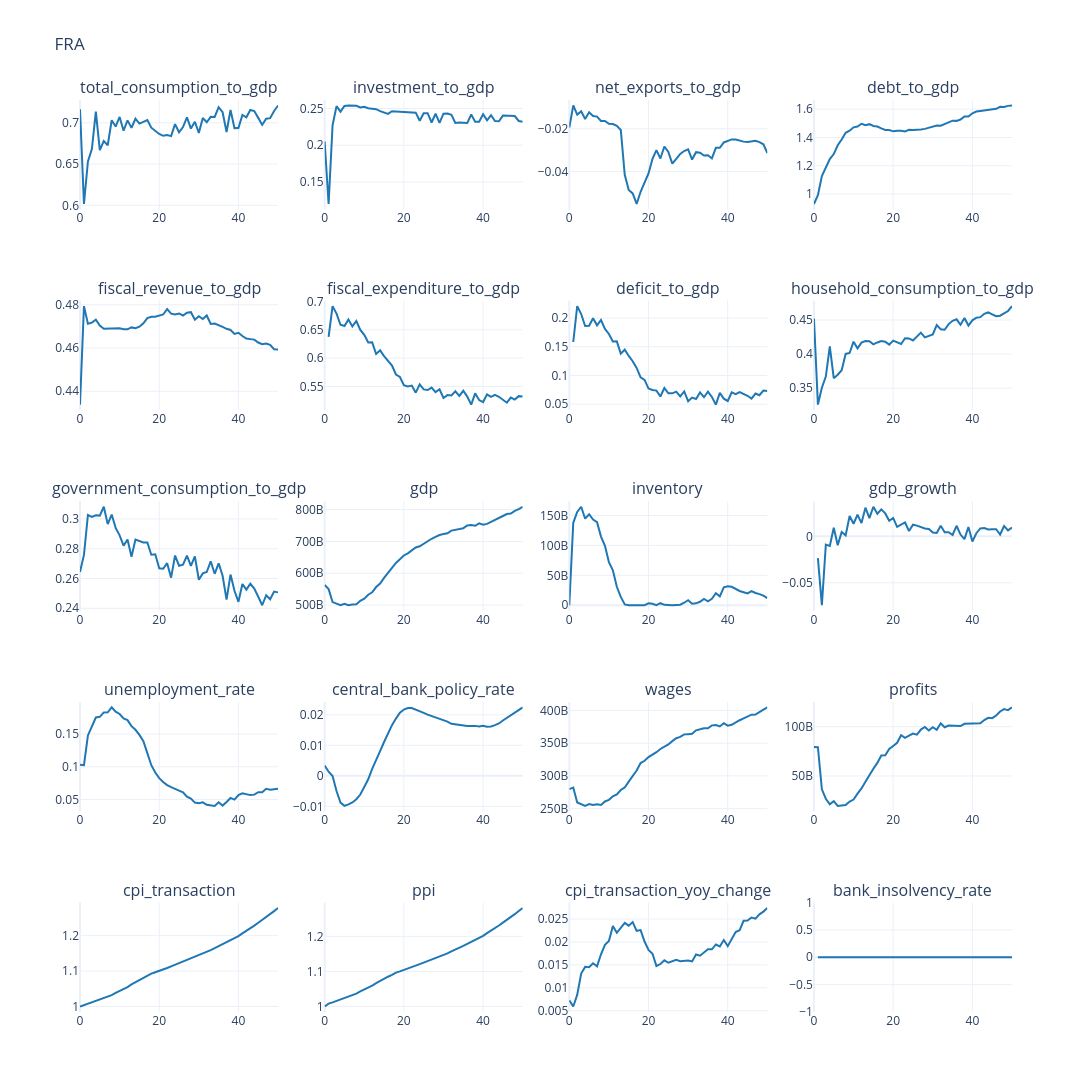
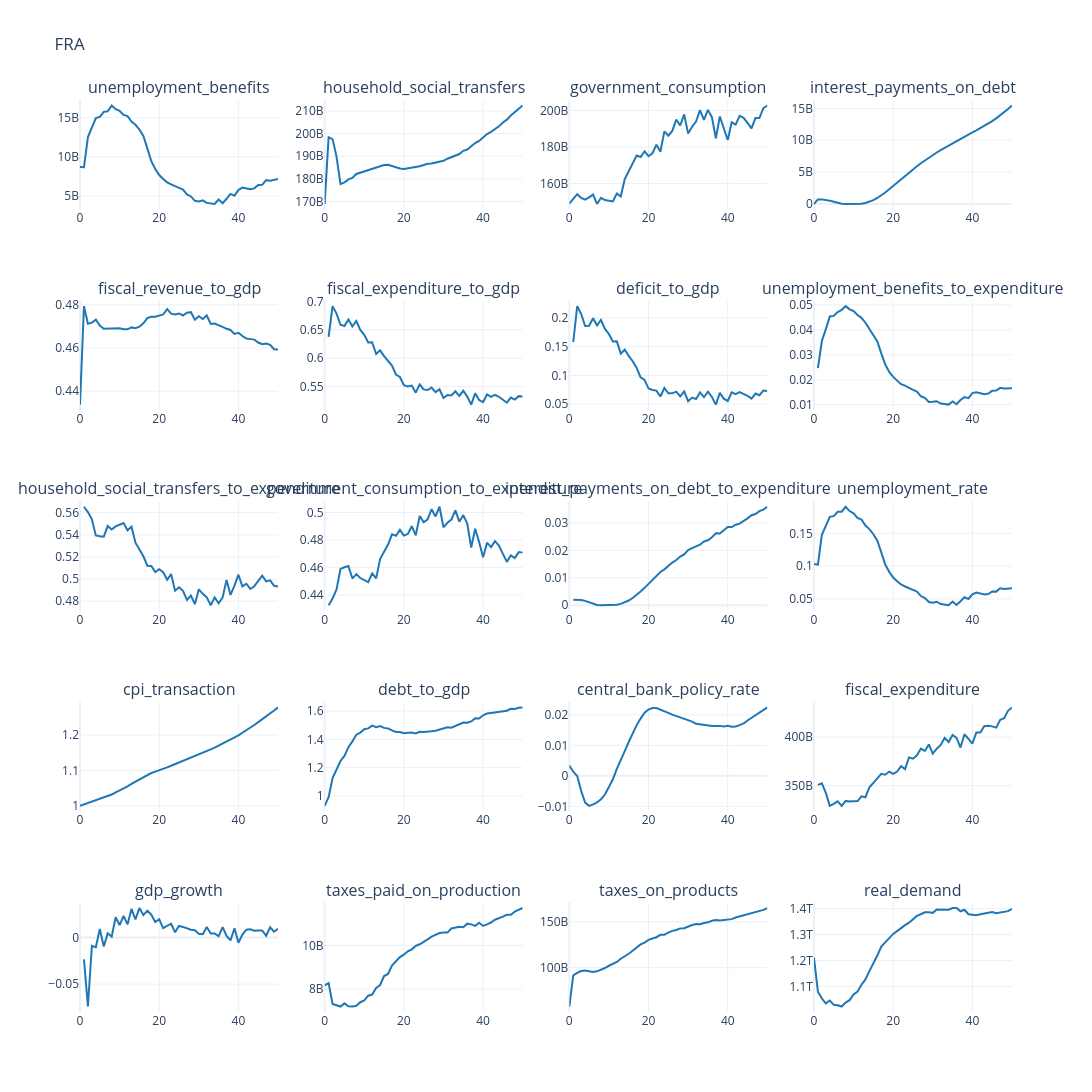
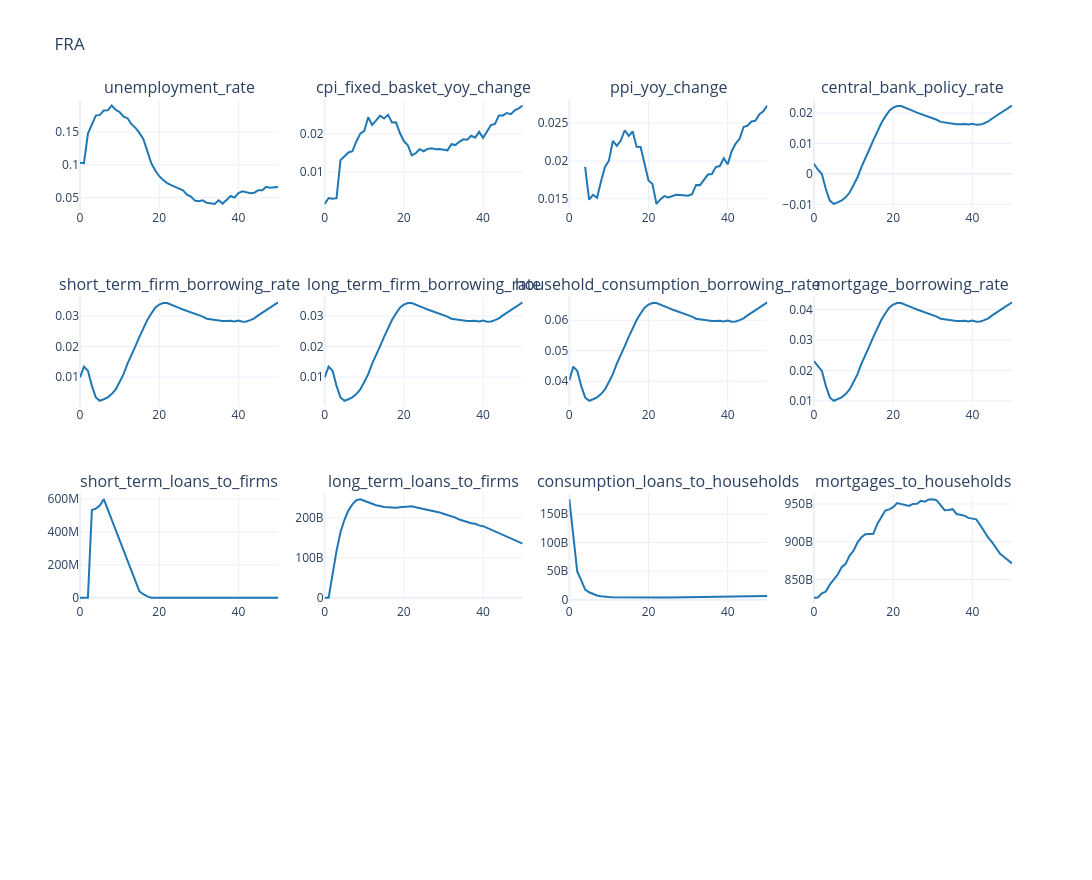
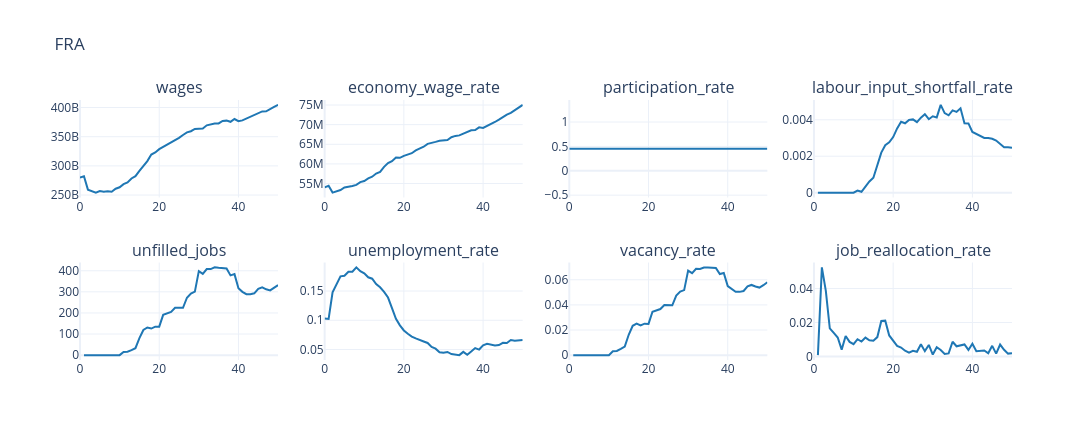

Notebook code cell kept with these figures, in order:
### Code cell
plot_output(
    df=df_scenario[list(MACRO_COLUMNS)],
    no_rows=5,
    no_cols=4,
    country_code=COUNTRY,
    line_color="#1f77b4",
    **FIGURE_SIZES["benchmark"],
)
plot_output(df=df_scenario[list(FISCAL_COLUMNS)], no_rows=5, no_cols=4, country_code=COUNTRY, **FIGURE_SIZES["benchmark"])
plot_output(df=df_scenario[list(POLICY_COLUMNS)], no_rows=4, no_cols=4, country_code=COUNTRY, **FIGURE_SIZES["benchmark"])
plot_output(df=df_scenario[list(LABOUR_COLUMNS)], no_rows=2, no_cols=4, country_code=COUNTRY, **FIGURE_SIZES["benchmark"])
plot_output(df=df_scenario[list(BALANCE_SHEET_COLUMNS)], no_rows=3, no_cols=4, country_code=COUNTRY, **FIGURE_SIZES["benchmark"])
